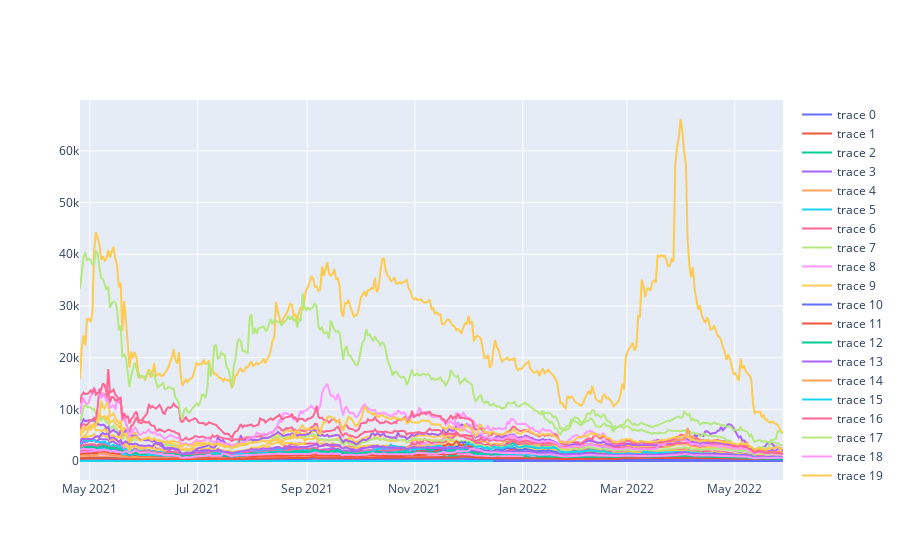

Notebook cell for this chart:
### Code cell
import plotly.express as px
import numpy as np

start = 10
fig = go.Figure(go.Scatter(x = top_n_close[start]['candle_date_time_kst'], 
            y = top_n_close[start]['trade_price']))
for i in np.arange(start, len(top_n_close)):
    if top_n_close[i] is not None:
        tmp = top_n_close[i]
        tmp.sort_values('candle_date_time_kst', inplace=True)
        fig.add_scatter(x = top_n_close[i]['candle_date_time_kst'], 
                y = top_n_close[i]['trade_price'])
fig.show()

### Figure 1 — Plotly figure (JSON) as saved in the notebook; plotly's stock layout.template omitted (floating-point values rounded to 4 significant figures; data arrays with more than 128 entries replaced by an {"elided": "..."} marker saying what was removed)
{"data": [{"type": "scatter", "x": {"elided": "400 str values"}, "y": {"elided": "400 float values"}}, {"type": "scatter", "x": {"elided": "400 str values"}, "y": {"elided": "400 float values"}}, {"type": "scatter", "x": {"elided": "400 str values"}, "y": {"elided": "400 float values"}}, {"type": "scatter", "x": {"elided": "400 str values"}, "y": {"elided": "400 int values"}}, {"type": "scatter", "x": {"elided": "400 str values"}, "y": {"elided": "400 float values"}}, {"type": "scatter", "x": {"elided": "400 str values"}, "y": {"elided": "400 float values"}}, {"type": "scatter", "x": {"elided": "400 str values"}, "y": {"elided": "400 float values"}}, {"type": "scatter", "x": {"elided": "400 str values"}, "y": {"elided": "400 float values"}}, {"type": "scatter", "x": {"elided": "400 str values"}, "y": {"elided": "400 float values"}}, {"type": "scatter", "x": ["2022-05-04T09:00:00", "2022-05-05T09:00:00", "2022-05-06T09:00:00", "2022-05-07T09:00:00", "2022-05-08T09:00:00", "2022-05-09T09:00:00", "2022-05-10T09:00:00", "2022-05-11T09:00:00", "2022-05-12T09:00:00", "2022-05-13T09:00:00", "2022-05-14T09:00:00", "2022-05-15T09:00:00", "2022-05-16T09:00:00", "2022-05-17T09:00:00", "2022-05-18T09:00:00", "2022-05-19T09:00:00", "2022-05-20T09:00:00", "2022-05-21T09:00:00", "2022-05-22T09:00:00", "2022-05-23T09:00:00", "2022-05-24T09:00:00", "2022-05-25T09:00:00", "2022-05-26T09:00:00", "2022-05-27T09:00:00", "2022-05-28T09:00:00"], "y": [4260, 3575, 3295, 3365, 3580, 2575, 2410, 1825, 1575, 2020, 2040, 2115, 1895, 2045, 1805, 1915, 1770, 1755, 1825, 1740, 1780, 1765, 1215, 1345, 1320]}, {"type": "scatter", "x": {"elided": "400 str values"}, "y": {"elided": "400 float values"}}, {"type": "scatter", "x": {"elided": "400 str values"}, "y": {"elided": "400 float values"}}, {"type": "scatter", "x": {"elided": "400 str values"}, "y": {"elided": "400 float values"}}, {"type": "scatter", "x": {"elided": "400 str values"}, "y": {"elided": "400 float values"}}, {"type": "scatter", "x": {"elided": "400 str values"}, "y": {"elided": "400 int values"}}, {"type": "scatter", "x": {"elided": "400 str values"}, "y": {"elided": "400 float values"}}, {"type": "scatter", "x": {"elided": "400 str values"}, "y": {"elided": "400 float values"}}, {"type": "scatter", "x": {"elided": "400 str values"}, "y": {"elided": "400 float values"}}, {"type": "scatter", "x": {"elided": "400 str values"}, "y": {"elided": "400 int values"}}, {"type": "scatter", "x": {"elided": "400 str values"}, "y": {"elided": "400 int values"}}, {"type": "scatter", "x": {"elided": "400 str values"}, "y": {"elided": "400 float values"}}, {"type": "scatter", "x": {"elided": "400 str values"}, "y": {"elided": "400 int values"}}, {"type": "scatter", "x": {"elided": "400 str values"}, "y": {"elided": "400 float values"}}, {"type": "scatter", "x": {"elided": "400 str values"}, "y": {"elided": "400 float values"}}, {"type": "scatter", "x": {"elided": "400 str values"}, "y": {"elided": "400 float values"}}, {"type": "scatter", "x": {"elided": "400 str values"}, "y": {"elided": "400 float values"}}, {"type": "scatter", "x": {"elided": "400 str values"}, "y": {"elided": "400 int values"}}, {"type": "scatter", "x": {"elided": "400 str values"}, "y": {"elided": "400 float values"}}, {"type": "scatter", "x": {"elided": "400 str values"}, "y": {"elided": "400 float values"}}, {"type": "scatter", "x": {"elided": "400 str values"}, "y": {"elided": "400 float values"}}, {"type": "scatter", "x": {"elided": "400 str values"}, "y": {"elided": "400 float values"}}, {"type": "scatter", "x": {"elided": "400 str values"}, "y": {"elided": "400 int values"}}, {"type": "scatter", "x": {"elided": "400 str values"}, "y": {"elided": "400 float values"}}, {"type": "scatter", "x": {"elided": "400 str values"}, "y": {"elided": "400 int values"}}, {"type": "scatter", "x": {"elided": "400 str values"}, "y": {"elided": "400 int values"}}, {"type": "scatter", "x": {"elided": "192 str values"}, "y": {"elided": "192 int values"}}, {"type": "scatter", "x": {"elided": "400 str values"}, "y": {"elided": "400 int values"}}, {"type": "scatter", "x": {"elided": "138 str values"}, "y": {"elided": "138 int values"}}, {"type": "scatter", "x": {"elided": "400 str values"}, "y": {"elided": "400 int values"}}, {"type": "scatter", "x": {"elided": "400 str values"}, "y": {"elided": "400 int values"}}, {"type": "scatter", "x": {"elided": "400 str values"}, "y": {"elided": "400 float values"}}, {"type": "scatter", "x": {"elided": "400 str values"}, "y": {"elided": "400 int values"}}, {"type": "scatter", "x": {"elided": "400 str values"}, "y": {"elided": "400 float values"}}, {"type": "scatter", "x": {"elided": "400 str values"}, "y": {"elided": "400 float values"}}, {"type": "scatter", "x": {"elided": "400 str values"}, "y": {"elided": "400 int values"}}, {"type": "scatter", "x": {"elided": "400 str values"}, "y": {"elided": "400 float values"}}, {"type": "scatter", "x": {"elided": "400 str values"}, "y": {"elided": "400 float values"}}, {"type": "scatter", "x": {"elided": "400 str values"}, "y": {"elided": "400 int values"}}, {"type": "scatter", "x": {"elided": "400 str values"}, "y": {"elided": "400 int values"}}, {"type": "scatter", "x": {"elided": "400 str values"}, "y": {"elided": "400 int values"}}, {"type": "scatter", "x": {"elided": "400 str values"}, "y": {"elided": "400 float values"}}, {"type": "scatter", "x": {"elided": "400 str values"}, "y": {"elided": "400 float values"}}, {"type": "scatter", "x": {"elided": "400 str values"}, "y": {"elided": "400 int values"}}, {"type": "scatter", "x": {"elided": "400 str values"}, "y": {"elided": "400 int values"}}, {"type": "scatter", "x": {"elided": "227 str values"}, "y": {"elided": "227 int values"}}, {"type": "scatter", "x": {"elided": "400 str values"}, "y": {"elided": "400 float values"}}, {"type": "scatter", "x": {"elided": "400 str values"}, "y": {"elided": "400 int values"}}, {"type": "scatter", "x": {"elided": "400 str values"}, "y": {"elided": "400 float values"}}, {"type": "scatter", "x": {"elided": "400 str values"}, "y": {"elided": "400 int values"}}, {"type": "scatter", "x": {"elided": "400 str values"}, "y": {"elided": "400 int values"}}, {"type": "scatter", "x": {"elided": "400 str values"}, "y": {"elided": "400 float values"}}, {"type": "scatter", "x": {"elided": "400 str values"}, "y": {"elided": "400 int values"}}, {"type": "scatter", "x": {"elided": "227 str values"}, "y": {"elided": "227 int values"}}, {"type": "scatter", "x": {"elided": "400 str values"}, "y": {"elided": "400 float values"}}, {"type": "scatter", "x": {"elided": "400 str values"}, "y": {"elided": "400 int values"}}, {"type": "scatter", "x": {"elided": "400 str values"}, "y": {"elided": "400 int values"}}, {"type": "scatter", "x": {"elided": "400 str values"}, "y": {"elided": "400 int values"}}, {"type": "scatter", "x": {"elided": "400 str values"}, "y": {"elided": "400 int values"}}, {"type": "scatter", "x": {"elided": "400 str values"}, "y": {"elided": "400 float values"}}, {"type": "scatter", "x": {"elided": "400 str values"}, "y": {"elided": "400 int values"}}, {"type": "scatter", "x": {"elided": "400 str values"}, "y": {"elided": "400 int values"}}, {"type": "scatter", "x": {"elided": "400 str values"}, "y": {"elided": "400 int values"}}, {"type": "scatter", "x": {"elided": "400 str values"}, "y": {"elided": "400 int values"}}, {"type": "scatter", "x": {"elided": "400 str values"}, "y": {"elided": "400 int values"}}, {"type": "scatter", "x": {"elided": "400 str values"}, "y": {"elided": "400 float values"}}, {"type": "scatter", "x": {"elided": "400 str values"}, "y": {"elided": "400 int values"}}, {"type": "scatter", "x": {"elided": "400 str values"}, "y": {"elided": "400 int values"}}, {"type": "scatter", "x": {"elided": "400 str values"}, "y": {"elided": "400 float values"}}, {"type": "scatter", "x": {"elided": "400 str values"}, "y": {"elided": "400 int values"}}, {"type": "scatter", "x": {"elided": "400 str values"}, "y": {"elided": "400 float values"}}, {"type": "scatter", "x": {"elided": "400 str values"}, "y": {"elided": "400 int values"}}, {"type": "scatter", "x": {"elided": "400 str values"}, "y": {"elided": "400 int values"}}, {"type": "scatter", "x": {"elided": "400 str values"}, "y": {"elided": "400 int values"}}, {"type": "scatter", "x": {"elided": "400 str values"}, "y": {"elided": "400 int values"}}, {"type": "scatter", "x": ["2022-03-17T09:00:00", "2022-03-18T09:00:00", "2022-03-19T09:00:00", "2022-03-20T09:00:00", "2022-03-21T09:00:00", "2022-03-22T09:00:00", "2022-03-23T09:00:00", "2022-03-24T09:00:00", "2022-03-25T09:00:00", "2022-03-26T09:00:00", "2022-03-27T09:00:00", "2022-03-28T09:00:00", "2022-03-29T09:00:00", "2022-03-30T09:00:00", "2022-03-31T09:00:00", "2022-04-01T09:00:00", "2022-04-02T09:00:00", "2022-04-03T09:00:00", "2022-04-04T09:00:00", "2022-04-05T09:00:00", "2022-04-06T09:00:00", "2022-04-07T09:00:00", "2022-04-08T09:00:00", "2022-04-09T09:00:00", "2022-04-10T09:00:00", "2022-04-11T09:00:00", "2022-04-12T09:00:00", "2022-04-13T09:00:00", "2022-04-14T09:00:00", "2022-04-15T09:00:00", "2022-04-16T09:00:00", "2022-04-17T09:00:00", "2022-04-18T09:00:00", "2022-04-19T09:00:00", "2022-04-20T09:00:00", "2022-04-21T09:00:00", "2022-04-22T09:00:00", "2022-04-23T09:00:00", "2022-04-24T09:00:00", "2022-04-25T09:00:00", "2022-04-26T09:00:00", "2022-04-27T09:00:00", "2022-04-28T09:00:00", "2022-04-29T09:00:00", "2022-04-30T09:00:00", "2022-05-01T09:00:00", "2022-05-02T09:00:00", "2022-05-03T09:00:00", "2022-05-04T09:00:00", "2022-05-05T09:00:00", "2022-05-06T09:00:00", "2022-05-07T09:00:00", "2022-05-08T09:00:00", "2022-05-09T09:00:00", "2022-05-10T09:00:00", "2022-05-11T09:00:00", "2022-05-12T09:00:00", "2022-05-13T09:00:00", "2022-05-14T09:00:00", "2022-05-15T09:00:00", "2022-05-16T09:00:00", "2022-05-17T09:00:00", "2022-05-18T09:00:00", "2022-05-19T09:00:00", "2022-05-20T09:00:00", "2022-05-21T09:00:00", "2022-05-22T09:00:00", "2022-05-23T09:00:00", "2022-05-24T09:00:00", "2022-05-25T09:00:00", "2022-05-26T09:00:00", "2022-05-27T09:00:00", "2022-05-28T09:00:00"], "y": [3595, 3765, 3700, 3515, 3525, 3565, 3820, 3745, 3745, 3795, 3940, 3880, 4170, 4175, 4035, 4150, 4240, 4655, 6375, 5250, 4610, 4780, 4390, 4380, 4305, 3965, 4040, 4110, 3930, 3950, 3975, 3800, 3870, 3965, 4075, 3870, 3805, 3720, 3620, 3670, 3465, 3560, 3570, 3360, 3080, 3190, 3130, 3065, 3365, 3055, 3095, 2950, 3020, 2570, 2625, 2190, 2075, 2115, 2090, 2105, 1865, 1880, 1625, 1760, 1665, 1700, 1750, 1635, 1715, 1790, 1855, 1685, 1670]}, {"type": "scatter", "x": {"elided": "400 str values"}, "y": {"elided": "400 float values"}}, {"type": "scatter", "x": {"elided": "400 str values"}, "y": {"elided": "400 int values"}}, {"type": "scatter", "x": {"elided": "400 str values"}, "y": {"elided": "400 int values"}}, {"type": "scatter", "x": {"elided": "400 str values"}, "y": {"elided": "400 int values"}}, {"type": "scatter", "x": {"elided": "400 str values"}, "y": {"elided": "400 int values"}}, {"type": "scatter", "x": {"elided": "165 str values"}, "y": {"elided": "165 float values"}}], "layout": {"autosize": true, "xaxis": {"autorange": true, "range": ["2021-04-25 09:00", "2022-05-28 09:00"], "type": "date"}, "yaxis": {"autorange": true, "range": [-3676.0, 69840.0], "type": "linear"}}}
